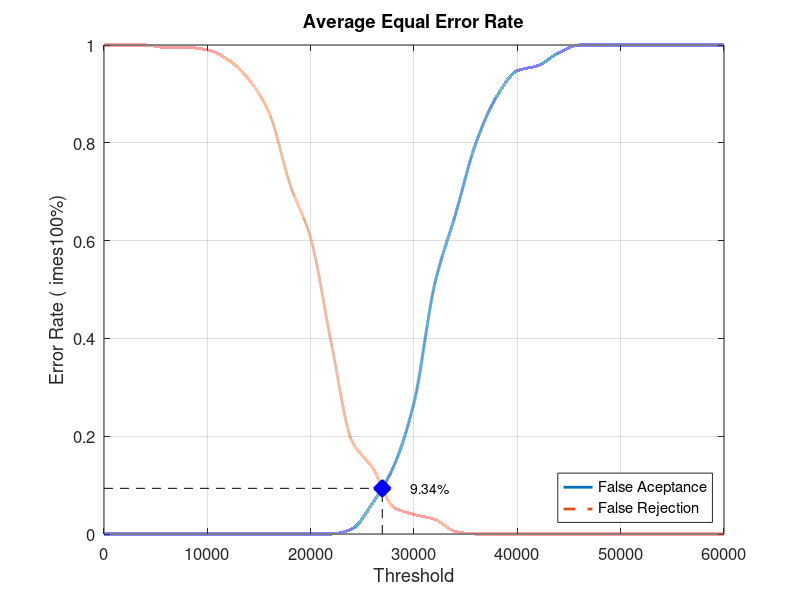
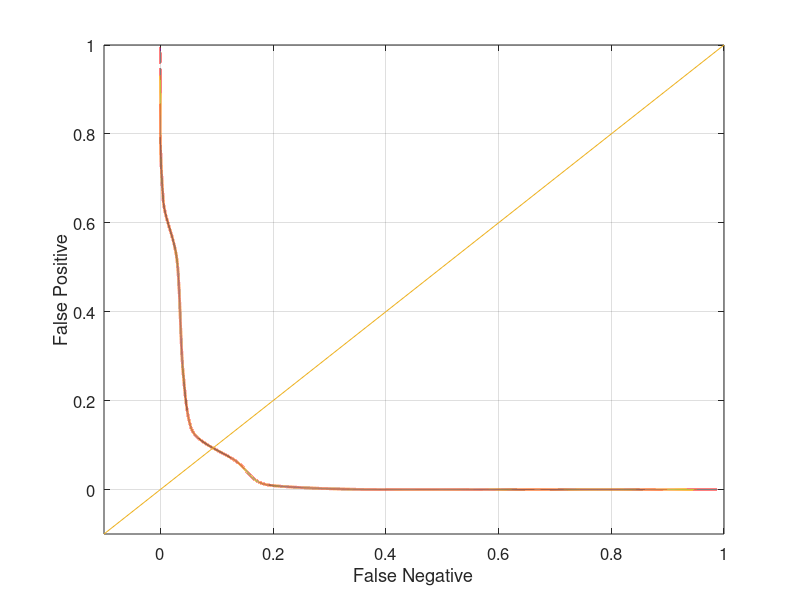

Here is the MATLAB script that generated these plots, in order:
close all;
clear;
clc;
x = 0:2000:60000;
xq = 0:0.5:60000;

y0 = [0 0 0 0 0 0 0 0 0 0 0 0 0.0105263 0.0631579 0.136842 0.268421 0.510526 0.652632 0.8 0.894737 0.947368 0.957895 0.984211 1 1 1 1 1 1 1 1]
yy0 = interp1(x, y0, xq, 'pchip');
y1 = [1 1 1 0.995 0.995 0.99 0.97 0.93 0.86 0.715 0.605 0.39 0.19 0.135 0.055 0.04 0.03 0.005 0 0 0 0 0 0 0 0 0 0 0 0 0]
yy1 = interp1(x, y1, xq, 'pchip');

% Calculating EER: 
y2 = abs(y0 - y1);
find(y2 == min(y2))
yy2 = abs(yy0 - yy1);
xEER = find(yy2 == min(yy2));
xEERIndex = xq(xEER) % X-axis EER
yEER = yy0(xEER) % Y-axis EER

main = figure
plot(xq, yy0,'-','LineWidth', 2);	hold on
plot(xq, yy1,'--','LineWidth', 2);	hold on
plot([xEERIndex xEERIndex], [0 yEER], 'k--');	hold on
plot([0 xEERIndex], [yEER yEER], 'k--');	hold on
plot(xEERIndex, yEER, 'bx', 'LineWidth', 10);	hold on
text(xEERIndex + 10 * xEERIndex / 100, yEER, [num2str(round((10000 * yEER)) / 100) '%'])
legend('False Aceptance', 'False Rejection', 'Location', 'SouthEast')
xlabel('Threshold')
ylabel('Error Rate (	imes100%)')
title('Average Equal Error Rate')
set(gca, 'FontSize', 12)
axis([0 60000 0 1])
grid on

print(main, 'Database5_3Main', '-dpng');
FNRxFPR = figure('Color', [1 1 1]);
plot(yy1, yy0, '-', yy1, yy0, 'LineWidth', 2);
hold on
y = -0.1:0.1:1
plot(y, y); 
set(gca, 'FontSize', 12)
xlabel('False Negative')
ylabel('False Positive')
axis([-0.1 1 -0.1 1])
set(gca, 'FontSize', 12)
grid on

print(FNRxFPR, 'Database5_3FNRxFPR','-dpng');
